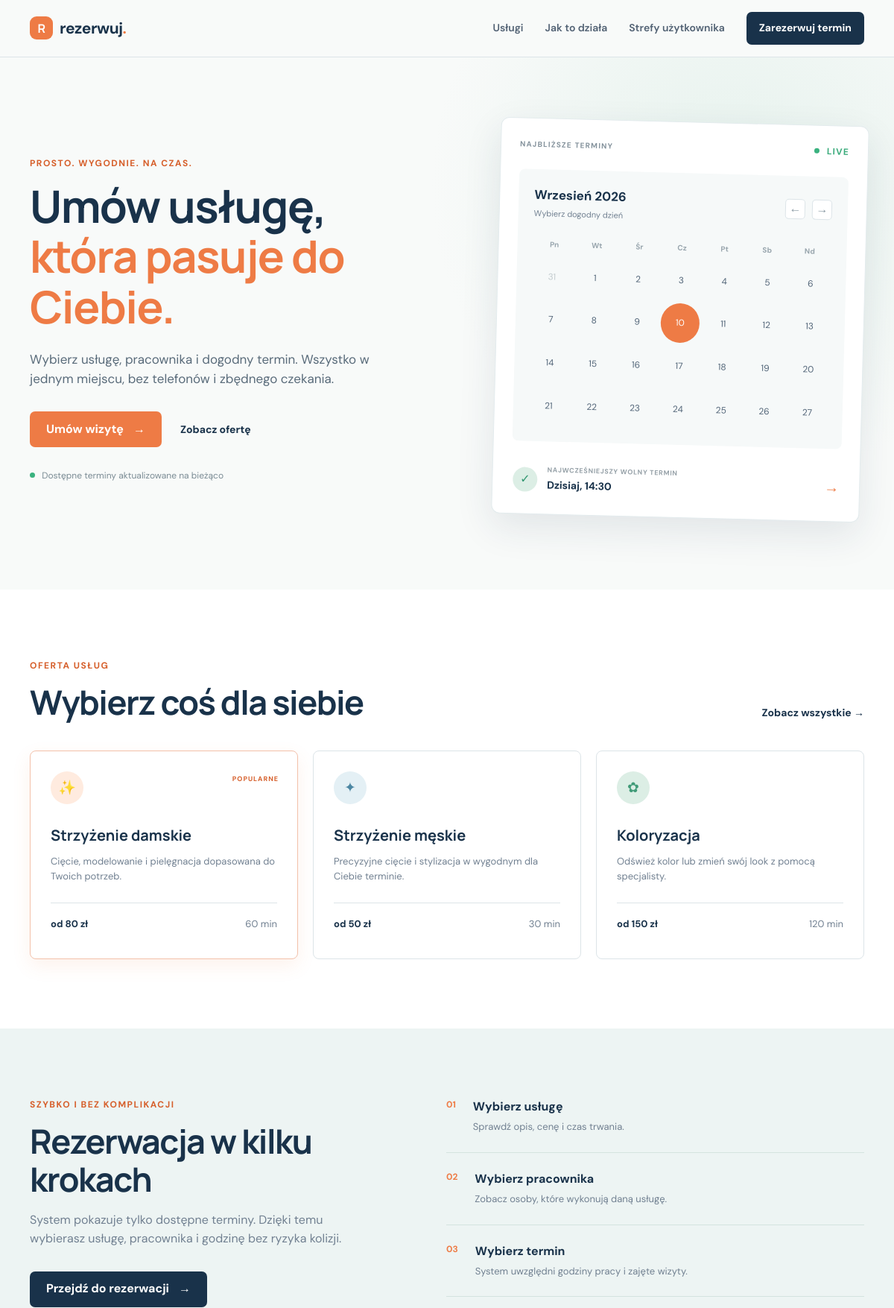
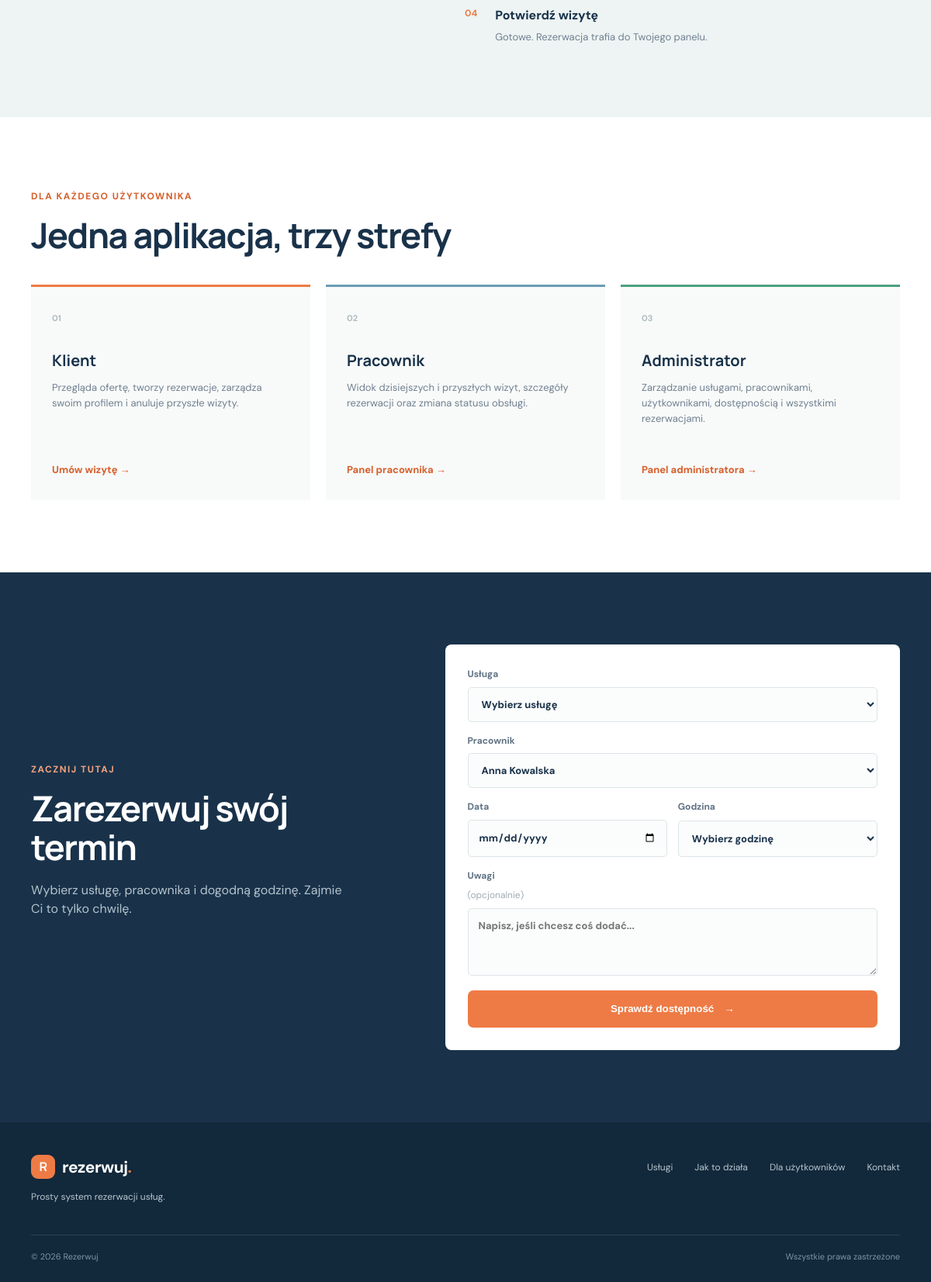
The page / on the database its author committed (2 pictures, top to bottom).
### tables this page shows
CREATE TABLE IF NOT EXISTS services (
  id INT UNSIGNED AUTO_INCREMENT PRIMARY KEY,
  category_id INT UNSIGNED NOT NULL,
  name VARCHAR(150) NOT NULL,
  description TEXT NOT NULL,
  duration SMALLINT UNSIGNED NOT NULL,
  price DECIMAL(10,2) NOT NULL,
  active TINYINT(1) NOT NULL DEFAULT 1,
  CONSTRAINT uq_services_category_name UNIQUE (category_id, name),
  CONSTRAINT chk_services_duration CHECK (duration > 0),
  CONSTRAINT chk_services_price CHECK (price >= 0),
  CONSTRAINT chk_services_active CHECK (active IN (0, 1)),
  CONSTRAINT fk_services_category FOREIGN KEY (category_id) REFERENCES service_categories(id)
);

### index.php (the view, shortened to what this page needs)
<?php
$config = require __DIR__ . '/config.php';
$services = [];
$employees = [];
try {
  $db = new PDO(
    "mysql:host={$config['host']};port={$config['port']};dbname={$config['name']};charset=utf8mb4",
    $config['user'],
    $config['password'],
    [PDO::ATTR_ERRMODE => PDO::ERRMODE_EXCEPTION, PDO::ATTR_DEFAULT_FETCH_MODE => PDO::FETCH_ASSOC]
  );
  $services = $db->query('SELECT id, name, description, duration, price FROM services WHERE active = 1 ORDER BY id')->fetchAll();
  $employees = $db->query("SELECT e.id, CONCAT(u.name, ' ', u.surname) AS full_name FROM employees e JOIN users u ON u.id = e.user_id WHERE e.active = 1 AND u.active = 1 ORDER BY u.surname, u.name")->fetchAll();
} catch (PDOException $exception) {
  $services = [
    ['id' => 1, 'name' => 'Strzyżenie damskie', 'description' => 'Cięcie, modelowanie i pielęgnacja dopasowana do Twoich potrzeb.', 'duration' => 60, 'price' => 80],
    ['id' => 2, 'name' => 'Strzyżenie męskie', 'description' => 'Precyzyjne cięcie i stylizacja w wygodnym dla Ciebie terminie.', 'duration' => 30, 'price' => 50],
    ['id' => 3, 'name' => 'Koloryzacja', 'description' => 'Odśwież kolor lub zmień swój look z pomocą specjalisty.', 'duration' => 120, 'price' => 150],
  ];
  $employees = [
    ['id' => 1, 'full_name' => 'Dowolny dostępny'],
    ['id' => 2, 'full_name' => 'Anna Kowalska'],
    ['id' => 3, 'full_name' => 'Piotr Nowak'],
  ];
}
$serviceIcons = ['orange', 'blue', 'green'];
$serviceSymbols = ['&#10024;', '&#10022;', '&#10047;'];
?>
<!doctype html>
<html lang="pl">
<head>
  <link rel="stylesheet" href="style.css">
</head>
<body>
  <header class="site-header">
    <div class="container nav-wrap">
      <a class="brand" href="#start" aria-label="Rezerwuj - strona główna">
        <span class="brand-mark">R</span>
        <span>rezerwuj<span class="brand-dot">.</span></span>
      </a>
      <nav class="main-nav" aria-label="Główna nawigacja">
        <a href="#uslugi">Usługi</a>
        <a href="#jak-dziala">Jak to działa</a>
        <a href="#role">Strefy użytkownika</a>
        <a class="nav-button" href="#rezerwacja">Zarezerwuj termin</a>
      </nav>
    </div>
  </header>
  <main>
    <section class="hero" id="start">
      <div class="container hero-grid">
        <div class="hero-copy">
          <p class="eyebrow">Prosto. Wygodnie. Na czas.</p>
          <h1>Umów usługę,<br><span>która pasuje do Ciebie.</span></h1>
          <p class="hero-lead">Wybierz usługę, pracownika i dogodny termin. Wszystko w jednym miejscu, bez telefonów i zbędnego czekania.</p>
          <div class="hero-actions">
            <a class="button button-primary" href="#rezerwacja">Umów wizytę <span aria-hidden="true">&#8594;</span></a>
            <a class="text-link" href="#uslugi">Zobacz ofertę</a>
          </div>
          <div class="hero-note"><span class="status-dot"></span> Dostępne terminy aktualizowane na bieżąco</div>
        </div>
        <div class="hero-panel" aria-label="Najbliższa dostępność">
          <div class="panel-topline">
            <span>NAJBLIŻSZE TERMINY</span>
            <span class="live-label"><span class="status-dot"></span> LIVE</span>
          </div>
          <div class="calendar-card">
            <div class="calendar-header">
              <div><strong>Wrzesień 2026</strong><small>Wybierz dogodny dzień</small></div>
              <div class="calendar-arrows" aria-hidden="true"><span>&#8592;</span><span>&#8594;</span></div>
            </div>
            <div class="weekdays"><span>Pn</span><span>Wt</span><span>Śr</span><span>Cz</span><span>Pt</span><span>Sb</span><span>Nd</span></div>
            <div class="days" aria-label="Kalendarz września 2026">
              <span class="muted">31</span><span>1</span><span>2</span><span>3</span><span>4</span><span>5</span><span>6</span>
              <span>7</span><span>8</span><span>9</span><span class="selected">10</span><span>11</span><span>12</span><span>13</span>
              <span>14</span><span>15</span><span>16</span><span>17</span><span>18</span><span>19</span><span>20</span>
              <span>21</span><span>22</span><span>23</span><span>24</span><span>25</span><span>26</span><span>27</span>
            </div>
          </div>
          <div class="next-slot"><span class="slot-icon">&#10003;</span><div><small>NAJWCZEŚNIEJSZY WOLNY TERMIN</small><strong>Dzisiaj, 14:30</strong></div><span class="arrow">&#8594;</span></div>
        </div>
      </div>
    </section>
    <section class="section services" id="uslugi">
      <div class="container">
        <div class="section-heading"><div><p class="eyebrow">Oferta usług</p><h2>Wybierz coś dla siebie</h2></div><a class="text-link" href="#rezerwacja">Zobacz wszystkie <span aria-hidden="true">&#8594;</span></a></div>
        <div class="service-grid">
          <?php foreach ($services as $index => $service): ?>
            <article class="service-card<?= $index === 0 ? ' featured' : '' ?>">
              <div class="service-icon <?= $serviceIcons[$index % count($serviceIcons)] ?>"><?= $serviceSymbols[$index % count($serviceSymbols)] ?></div>
              <?php if ($index === 0): ?><span class="service-tag">POPULARNE</span><?php endif; ?>
              <h3><?= htmlspecialchars($service['name'], ENT_QUOTES, 'UTF-8') ?></h3>
              <p><?= htmlspecialchars($service['description'], ENT_QUOTES, 'UTF-8') ?></p>
              <div class="service-meta"><strong>od <?= number_format((float) $service['price'], 0, ',', ' ') ?> zł</strong><span><?= (int) $service['duration'] ?> min</span></div>
            </article>
          <?php endforeach; ?>
        </div>
      </div>
    </section>
    <section class="section process" id="jak-dziala">
      <div class="container process-grid">
        <div><p class="eyebrow">Szybko i bez komplikacji</p><h2>Rezerwacja w kilku krokach</h2><p class="section-copy">System pokazuje tylko dostępne terminy. Dzięki temu wybierasz usługę, pracownika i godzinę bez ryzyka kolizji.</p><a class="button button-dark" href="#rezerwacja">Przejdź do rezerwacji <span aria-hidden="true">&#8594;</span></a></div>
        <ol class="steps"><li><span>01</span><div><h3>Wybierz usługę</h3><p>Sprawdź opis, cenę i czas trwania.</p></div></li><li><span>02</span><div><h3>Wybierz pracownika</h3><p>Zobacz osoby, które wykonują daną usługę.</p></div></li><li><span>03</span><div><h3>Wybierz termin</h3><p>System uwzględni godziny pracy i zajęte wizyty.</p></div></li><li><span>04</span><div><h3>Potwierdź wizytę</h3><p>Gotowe. Rezerwacja trafia do Twojego panelu.</p></div></li></ol>
      </div>
    </section>
    <section class="section roles" id="role">
      <div class="container"><div class="section-heading"><div><p class="eyebrow">Dla każdego użytkownika</p><h2>Jedna aplikacja, trzy strefy</h2></div></div><div class="role-grid"><article><span class="role-number">01</span><h3>Klient</h3><p>Przegląda ofertę, tworzy rezerwacje, zarządza swoim profilem i anuluje przyszłe wizyty.</p><a href="#rezerwacja">Umów wizytę &#8594;</a></article><article><span class="role-number">02</span><h3>Pracownik</h3><p>Widok dzisiejszych i przyszłych wizyt, szczegóły rezerwacji oraz zmiana statusu obsługi.</p><a href="#role">Panel pracownika &#8594;</a></article><article><span class="role-number">03</span><h3>Administrator</h3><p>Zarządzanie usługami, pracownikami, użytkownikami, dostępnością i wszystkimi rezerwacjami.</p><a href="#role">Panel administratora &#8594;</a></article></div></div>
    </section>
    <section class="section booking" id="rezerwacja">
      <div class="container booking-grid"><div><p class="eyebrow">Zacznij tutaj</p><h2>Zarezerwuj swój termin</h2><p>Wybierz usługę, pracownika i dogodną godzinę. Zajmie Ci to tylko chwilę.</p></div><form class="booking-form" action="#" method="post"><label>Usługa<select name="service"><option>Wybierz usługę</option><?php foreach ($services as $service): ?><option value="<?= (int) $service['id'] ?>"><?= htmlspecialchars($service['name'], ENT_QUOTES, 'UTF-8') ?></option><?php endforeach; ?></select></label><label>Pracownik<select name="employee"><?php foreach ($employees as $employee): ?><option value="<?= (int) $employee['id'] ?>"><?= htmlspecialchars($employee['full_name'], ENT_QUOTES, 'UTF-8') ?></option><?php endforeach; ?></select></label><div class="form-row"><label>Data<input type="date" name="date"></label><label>Godzina<select name="time"><option>Wybierz godzinę</option><option>14:30</option><option>15:30</option><option>16:30</option></select></label></div><label>Uwagi <span class="optional">(opcjonalnie)</span><textarea name="message" rows="3" placeholder="Napisz, jeśli chcesz coś dodać..."></textarea></label><button class="button button-primary" type="submit">Sprawdź dostępność <span aria-hidden="true">&#8594;</span></button></form></div>
    </section>
  </main>
  <footer class="site-footer"><div class="container footer-wrap"><div><a class="brand" href="#start"><span class="brand-mark">R</span><span>rezerwuj<span class="brand-dot">.</span></span></a><p>Prosty system rezerwacji usług.</p></div><div class="footer-links"><a href="#uslugi">Usługi</a><a href="#jak-dziala">Jak to działa</a><a href="#role">Dla użytkowników</a><a href="#rezerwacja">Kontakt</a></div></div><div class="container footer-bottom"><span>&copy; 2026 Rezerwuj</span><span>Wszystkie prawa zastrzeżone</span></div></footer>
</body>
</html>

### rows shown on the page
services: serviceSymbols "✨", shows "POPULARNE", name "Strzyżenie damskie", description "Cięcie, modelowanie i pielęgnacja dopasowana do Twoich potrzeb.", price "80", duration "60"
services: serviceSymbols "✦", name "Strzyżenie męskie", description "Precyzyjne cięcie i stylizacja w wygodnym dla Ciebie terminie.", price "50", duration "30"
services: serviceSymbols "✿", name "Koloryzacja", description "Odśwież kolor lub zmień swój look z pomocą specjalisty.", price "150", duration "120"

### other values the page prints
form field employee "Anna Kowalska"
